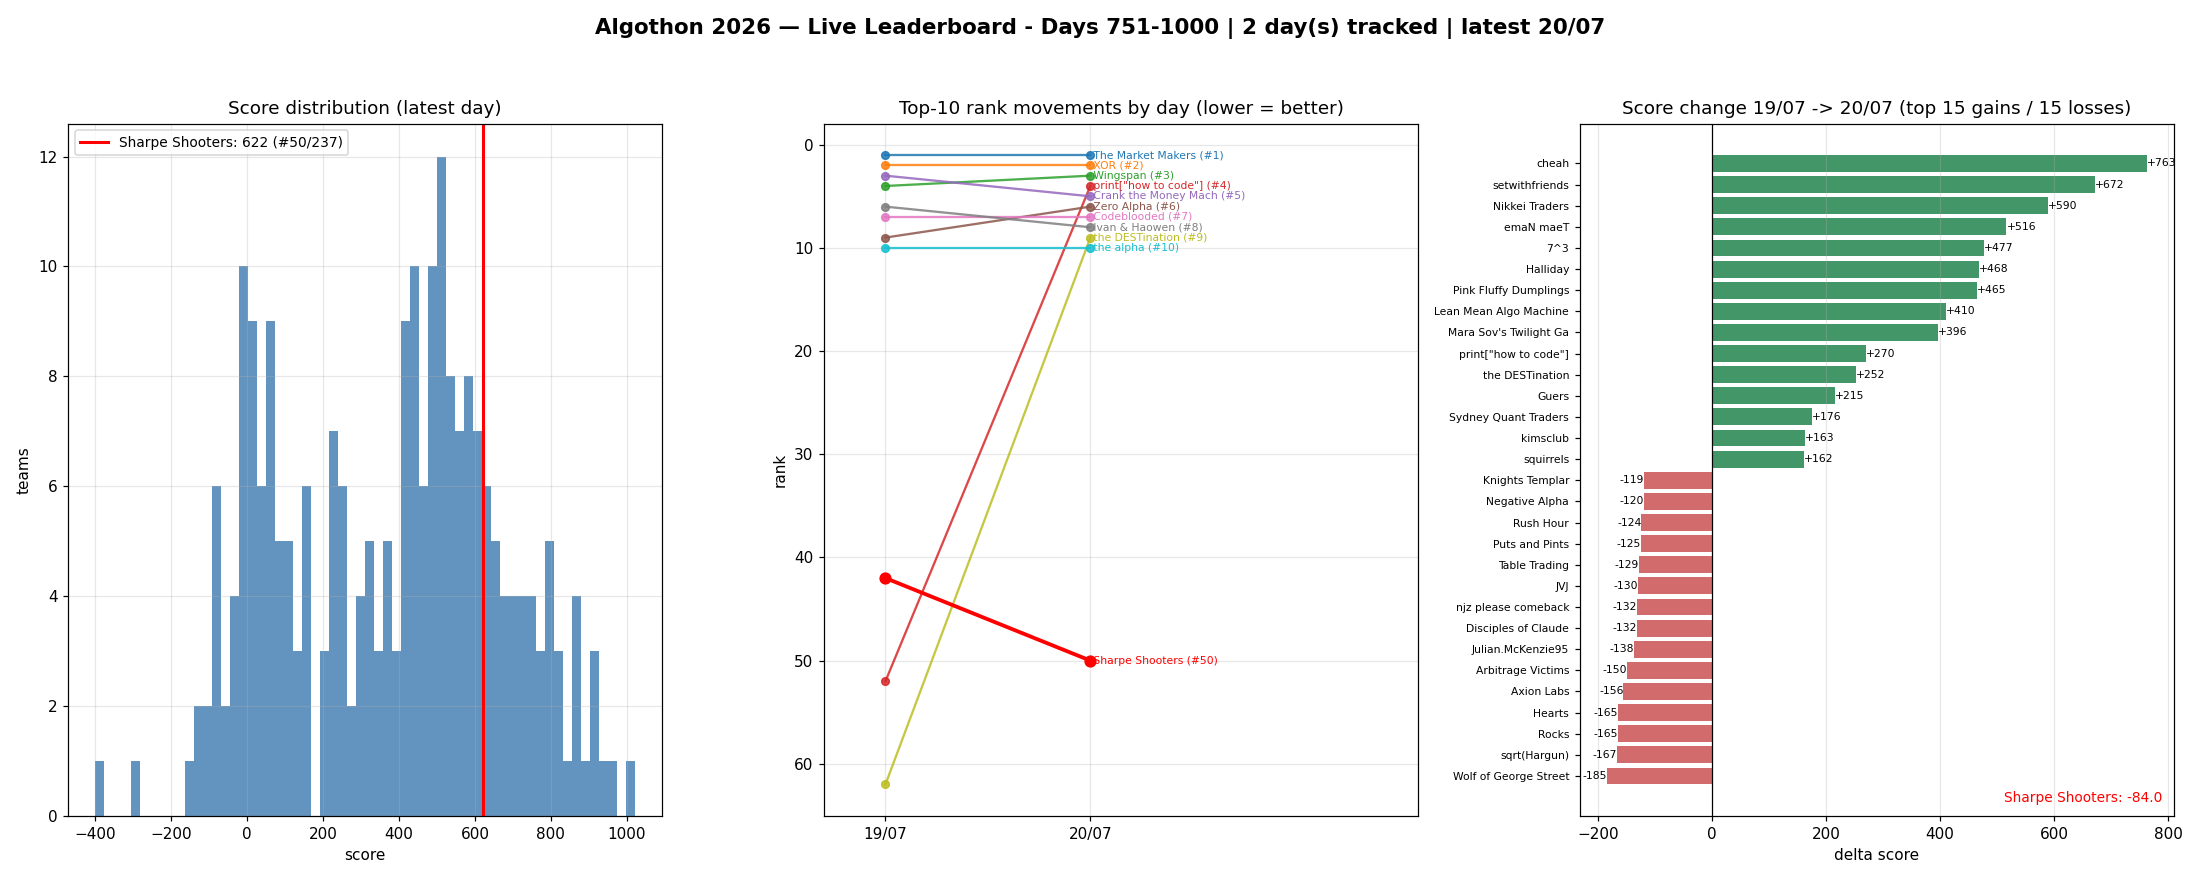

Recreate this plot in Python.
#!/usr/bin/env python3
"""Algothon 2026 leaderboard dashboard.

Scrapes the public API behind https://www.algothon.au/leaderboard
(https://algothon-backend-26.vercel.app/api/leaderboard), appends every
new snapshot to leaderboard_history.csv, and renders a dashboard PNG
showing how team ranks/scores move across snapshots.

Usage:
    python dashboard/leaderboard_dashboard.py            # scrape + plot
    python dashboard/leaderboard_dashboard.py --no-scrape  # re-plot only
    python dashboard/leaderboard_dashboard.py --watch 30   # poll every 30 min

Panels: score distribution | top-10 rank movements by day | daily score
gains/losses per team (descending).
"""

import argparse
import csv
import json
import time
import urllib.request
from datetime import datetime, timezone
from pathlib import Path

import numpy as np
import pandas as pd
import matplotlib

matplotlib.use("Agg")
import matplotlib.pyplot as plt
from matplotlib import cm

BASE_URL = "https://algothon-backend-26.vercel.app"
API_URL = f"{BASE_URL}/api/leaderboard"
MINE_URL = f"{BASE_URL}/api/submissions/mine"
HERE = Path(__file__).resolve().parent
HISTORY_CSV = HERE / "leaderboard_history.csv"
MINE_CSV = HERE / "submissions_history.csv"
CREDS_JSON = HERE / "team_creds.json"  # gitignored: {"teamId":..., "password":...}
OUT_PNG = HERE / "leaderboard_dashboard.png"
OUR_TEAM = "Sharpe Shooters"

FIELDS = [
    "fetched_at", "snapshot_generated_at", "window_name",
    "start_day", "end_day",
    "rank", "team_id", "team_name", "score", "mean_pl", "std_pl",
    "trade_count", "runtime_ms", "submission_code", "submitted_at",
]


# ---------------------------------------------------------------- scrape

def fetch_api():
    req = urllib.request.Request(API_URL, headers={"User-Agent": "Mozilla/5.0"})
    with urllib.request.urlopen(req, timeout=30) as resp:
        return json.load(resp)


def scrape():
    """Fetch API and append rows to history CSV (deduped per snapshot)."""
    data = fetch_api()
    snap = data.get("snapshot", {}) or {}
    win = data.get("evaluationWindow", {}) or {}
    snap_ts = snap.get("generatedAt", "")
    win_name = snap.get("name", win.get("name", ""))
    start_day = win.get("startDayIndex", "")
    end_day = win.get("endDayIndex", "")
    fetched_at = datetime.now(timezone.utc).isoformat(timespec="seconds")

    seen = set()
    if HISTORY_CSV.exists():
        old = pd.read_csv(HISTORY_CSV, usecols=["snapshot_generated_at", "team_id"])
        seen = set(zip(old["snapshot_generated_at"], old["team_id"]))

    rows = []
    for r in data["leaderboard"]:
        if (snap_ts, r["teamId"]) in seen:
            continue
        rows.append({
            "fetched_at": fetched_at,
            "snapshot_generated_at": snap_ts,
            "window_name": win_name,
            "start_day": start_day,
            "end_day": end_day,
            "rank": r["rank"],
            "team_id": r["teamId"],
            "team_name": r["teamName"],
            "score": r["score"],
            "mean_pl": r["meanPl"],
            "std_pl": r["stdPl"],
            "trade_count": r.get("tradeCount"),
            "runtime_ms": r.get("runtimeMs"),
            "submission_code": r.get("submissionCode"),
            "submitted_at": r.get("submittedAt"),
        })

    if rows:
        new_file = not HISTORY_CSV.exists()
        with open(HISTORY_CSV, "a", newline="", encoding="utf-8") as f:
            w = csv.DictWriter(f, fieldnames=FIELDS)
            if new_file:
                w.writeheader()
            w.writerows(rows)
        print(f"[scrape] snapshot '{win_name}' ({snap_ts}): "
              f"appended {len(rows)} rows -> {HISTORY_CSV.name}")
    else:
        print(f"[scrape] snapshot '{win_name}' ({snap_ts}) already recorded; "
              f"nothing new")
    return len(rows) > 0


def scrape_mine():
    """Fetch our team's private submission list; log every (evaluatedAt,
    submission) state change to submissions_history.csv and print a table."""
    if not CREDS_JSON.exists():
        print(f"[mine] {CREDS_JSON.name} missing — skipping private scrape")
        return
    creds = json.loads(CREDS_JSON.read_text())
    req = urllib.request.Request(MINE_URL, headers={
        "User-Agent": "Mozilla/5.0",
        "Authorization": f"Bearer {creds['teamId']}:{creds['password']}",
    })
    with urllib.request.urlopen(req, timeout=30) as resp:
        subs = json.load(resp)["submissions"]

    fields = ["fetched_at", "public_code", "original_filename", "status",
              "score", "mean_pl", "std_pl", "trade_count", "runtime_ms",
              "submitted_at", "evaluated_at", "is_active", "error_message"]
    seen = set()
    if MINE_CSV.exists():
        old = pd.read_csv(MINE_CSV, usecols=["public_code", "evaluated_at"])
        seen = set(zip(old["public_code"], old["evaluated_at"]))

    new_rows = []
    fetched_at = datetime.now(timezone.utc).isoformat(timespec="seconds")
    for s in subs:
        if (s["publicCode"], s["evaluatedAt"]) in seen:
            continue
        new_rows.append({
            "fetched_at": fetched_at,
            "public_code": s["publicCode"],
            "original_filename": s["originalFilename"],
            "status": s["status"],
            "score": s["score"],
            "mean_pl": s["meanPl"],
            "std_pl": s["stdPl"],
            "trade_count": s["tradeCount"],
            "runtime_ms": s["runtimeMs"],
            "submitted_at": s["submittedAt"],
            "evaluated_at": s["evaluatedAt"],
            "is_active": s["isActive"],
            "error_message": s["errorMessage"],
        })
    if new_rows:
        new_file = not MINE_CSV.exists()
        with open(MINE_CSV, "a", newline="", encoding="utf-8") as f:
            w = csv.DictWriter(f, fieldnames=fields)
            if new_file:
                w.writeheader()
            w.writerows(new_rows)
        print(f"[mine] {len(new_rows)} new/changed evaluation(s) -> "
              f"{MINE_CSV.name}")
    else:
        print("[mine] no new evaluations")

    print(f"\n  our submissions ({len(subs)}):")
    for s in sorted(subs, key=lambda x: x["submittedAt"]):
        flag = " <<< ACTIVE" if s["isActive"] else ""
        print(f"    {s['publicCode']} {s['originalFilename'][:26]:26s} "
              f"sub {s['submittedAt'][5:16]} eval {s['evaluatedAt'][5:16]} "
              f"score {s['score']:8.2f}  mu {s['meanPl']:8.1f}  "
              f"sd {s['stdPl']:8.1f}{flag}")


# ------------------------------------------------------------------ plot

def load_history():
    df = pd.read_csv(HISTORY_CSV)
    df["snapshot_generated_at"] = pd.to_datetime(df["snapshot_generated_at"])
    df = df.sort_values(["snapshot_generated_at", "rank"])
    return df


def daily_frames(df):
    """One frame per calendar day (last snapshot of each day)."""
    df = df.copy()
    df["day"] = df["snapshot_generated_at"].dt.date
    days = sorted(df["day"].unique())
    frames = {}
    for d in days:
        sub = df[df["day"] == d]
        last_ts = sub["snapshot_generated_at"].max()
        frames[d] = sub[sub["snapshot_generated_at"] == last_ts]
    return days, frames


def plot():
    df = load_history()
    days, frames = daily_frames(df)
    latest = frames[days[-1]]
    win_name = latest["window_name"].iloc[0]
    ours = latest[latest["team_name"] == OUR_TEAM]

    fig, axes = plt.subplots(1, 3, figsize=(20, 8))
    fig.suptitle(
        f"Algothon 2026 — {win_name} | {len(days)} day(s) tracked | "
        f"latest {days[-1].strftime('%d/%m')}",
        fontsize=14, fontweight="bold")

    # 1. score distribution (latest day)
    ax = axes[0]
    ax.hist(latest["score"].clip(lower=-400), bins=60, color="steelblue",
            alpha=0.85)
    if not ours.empty:
        our_score = ours["score"].iloc[0]
        ax.axvline(our_score, color="red", lw=2,
                   label=f"{OUR_TEAM}: {our_score:.0f} "
                         f"(#{int(ours['rank'].iloc[0])}/{len(latest)})")
        ax.legend(fontsize=9)
    ax.set_title("Score distribution (latest day)")
    ax.set_xlabel("score")
    ax.set_ylabel("teams")
    ax.grid(alpha=0.3)

    # 2. top-10 rank movements by day (current top 10 + us)
    ax = axes[1]
    teams = list(latest.nsmallest(10, "rank")["team_name"])
    if OUR_TEAM not in teams and not ours.empty:
        teams.append(OUR_TEAM)
    colors = cm.tab10(np.linspace(0, 1, 10))
    day_x = list(range(len(days)))
    for i, team in enumerate(teams):
        ranks = []
        for d in days:
            row = frames[d][frames[d]["team_name"] == team]
            ranks.append(int(row["rank"].iloc[0]) if not row.empty else np.nan)
        if team == OUR_TEAM:
            kw = dict(color="red", lw=2.5, zorder=10, marker="o", ms=7)
        else:
            kw = dict(color=colors[i % 10], lw=1.5, alpha=0.85,
                      marker="o", ms=5)
        ax.plot(day_x, ranks, **kw)
        # name label at the right edge
        if not all(np.isnan(r) for r in ranks):
            last_r = [r for r in ranks if not np.isnan(r)][-1]
            ax.annotate(f" {team[:20]} (#{int(last_r)})",
                        (day_x[-1], last_r), fontsize=7,
                        va="center", color=kw["color"])
    ax.invert_yaxis()
    ax.set_xticks(day_x)
    ax.set_xticklabels([d.strftime("%d/%m") for d in days])
    ax.set_xlim(-0.3, len(days) - 1 + 1.6)  # room for labels
    ax.set_title("Top-10 rank movements by day (lower = better)")
    ax.set_ylabel("rank")
    ax.grid(alpha=0.3)

    # 3. score gains/losses since previous day, descending
    ax = axes[2]
    if len(days) >= 2:
        prev = frames[days[-2]]
        m = latest.merge(prev[["team_name", "score"]], on="team_name",
                         suffixes=("", "_prev"))
        m["d_score"] = m["score"] - m["score_prev"]
        m = m.sort_values("d_score", ascending=False)
        n_show = 15
        show = m if len(m) <= 2 * n_show else pd.concat(
            [m.head(n_show), m.tail(n_show)])
        labels = [f"{t[:22]}" for t in show["team_name"]]
        vals = show["d_score"].values
        bar_colors = ["red" if t == OUR_TEAM else
                      ("seagreen" if v >= 0 else "indianred")
                      for t, v in zip(show["team_name"], vals)]
        y = np.arange(len(show))[::-1]  # biggest gain on top
        ax.barh(y, vals, color=bar_colors, alpha=0.9)
        ax.set_yticks(y)
        ax.set_yticklabels(labels, fontsize=7)
        for yi, v in zip(y, vals):
            ax.annotate(f"{v:+.0f}", (v, yi), fontsize=7, va="center",
                        ha="left" if v >= 0 else "right")
        if len(m) > 2 * n_show:
            title = (f"Score change {days[-2].strftime('%d/%m')} -> "
                     f"{days[-1].strftime('%d/%m')} "
                     f"(top {n_show} gains / {n_show} losses)")
        else:
            title = (f"Score change {days[-2].strftime('%d/%m')} -> "
                     f"{days[-1].strftime('%d/%m')} (all teams)")
        ax.set_title(title)
        ax.axvline(0, color="black", lw=0.8)
        ax.set_xlabel("delta score")
        ax.grid(alpha=0.3, axis="x")
        if not ours.empty and (m["team_name"] == OUR_TEAM).any():
            dv = m.loc[m["team_name"] == OUR_TEAM, "d_score"].iloc[0]
            ax.annotate(f"{OUR_TEAM}: {dv:+.1f}", xy=(0.98, 0.02),
                        xycoords="axes fraction", ha="right", fontsize=9,
                        color="red")
    else:
        ax.text(0.5, 0.5, "Need >= 2 days of history\nfor gains/losses",
                ha="center", va="center", fontsize=12, color="gray")
        ax.set_title("Score change vs previous day")
        ax.axis("off")

    fig.tight_layout(rect=[0, 0, 1, 0.95])
    fig.savefig(OUT_PNG, dpi=110)
    plt.close(fig)
    print(f"[plot] wrote {OUT_PNG.name} ({len(days)} days tracked)")


# --------------------------------------------------------------- summary

def summary():
    df = load_history()
    snaps = sorted(df["snapshot_generated_at"].unique())
    latest = df[df["snapshot_generated_at"] == snaps[-1]]
    print(f"\n=== {latest['window_name'].iloc[0]} "
          f"(snapshot {pd.Timestamp(snaps[-1]).strftime('%d/%m %H:%M UTC')}, "
          f"{len(latest)} teams) ===")
    top = latest.nsmallest(10, "rank")
    for _, r in top.iterrows():
        print(f"  #{int(r['rank']):3d} {r['team_name'][:32]:32s} "
              f"score {r['score']:8.2f}  mu {r['mean_pl']:8.2f}  "
              f"sd {r['std_pl']:8.2f}")
    ours = latest[latest["team_name"] == OUR_TEAM]
    if not ours.empty:
        r = ours.iloc[0]
        print(f"  ---\n  #{int(r['rank']):3d} {r['team_name']:32s} "
              f"score {r['score']:8.2f}  mu {r['mean_pl']:8.2f}  "
              f"sd {r['std_pl']:8.2f}")

    # movers vs previous snapshot
    if len(snaps) >= 2:
        prev = df[df["snapshot_generated_at"] == snaps[-2]]
        merged = latest.merge(prev[["team_name", "rank", "score"]],
                              on="team_name", suffixes=("", "_prev"))
        merged["d_rank"] = merged["rank_prev"] - merged["rank"]
        movers = merged.reindex(
            merged["d_rank"].abs().sort_values(ascending=False).index)
        print("\n  biggest movers since previous snapshot:")
        for _, r in movers.head(8).iterrows():
            arrow = "^" if r["d_rank"] > 0 else "v"
            print(f"    {arrow}{abs(int(r['d_rank'])):3d} "
                  f"{r['team_name'][:32]:32s} "
                  f"#{int(r['rank_prev'])} -> #{int(r['rank'])}  "
                  f"score {r['score_prev']:.1f} -> {r['score']:.1f}")


# ------------------------------------------------------------------ main

def main():
    ap = argparse.ArgumentParser(description=__doc__)
    ap.add_argument("--no-scrape", action="store_true",
                    help="skip API fetch, re-plot from history")
    ap.add_argument("--watch", type=float, metavar="MIN",
                    help="poll every MIN minutes forever")
    args = ap.parse_args()

    def cycle():
        if not args.no_scrape:
            scrape()
            scrape_mine()
        if HISTORY_CSV.exists():
            plot()
            summary()
        else:
            print("no history yet — run without --no-scrape first")

    if args.watch:
        while True:
            try:
                cycle()
            except Exception as e:  # keep the watcher alive on flaky network
                print(f"[watch] error: {e}")
            time.sleep(args.watch * 60)
    else:
        cycle()


if __name__ == "__main__":
    main()
